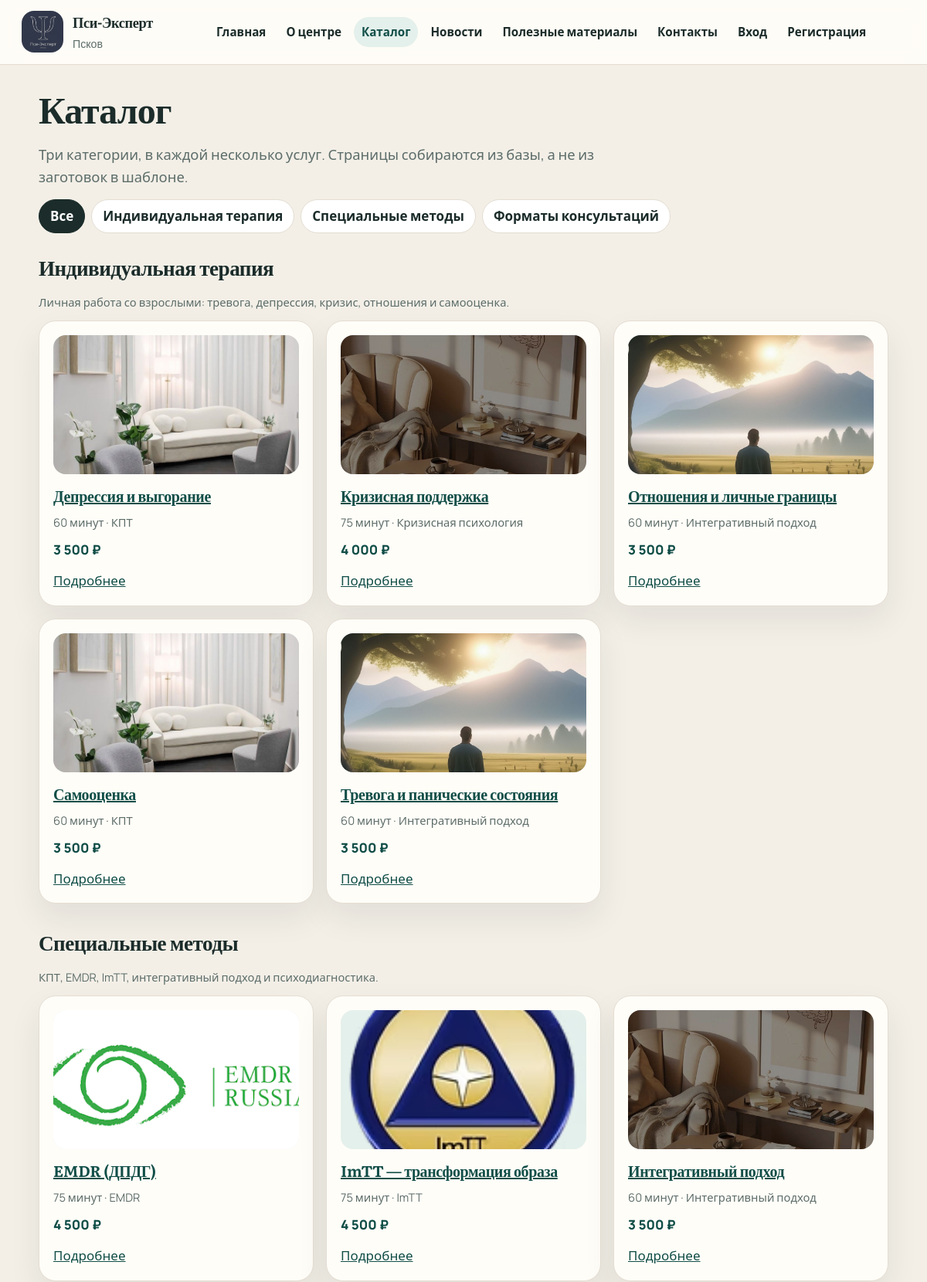
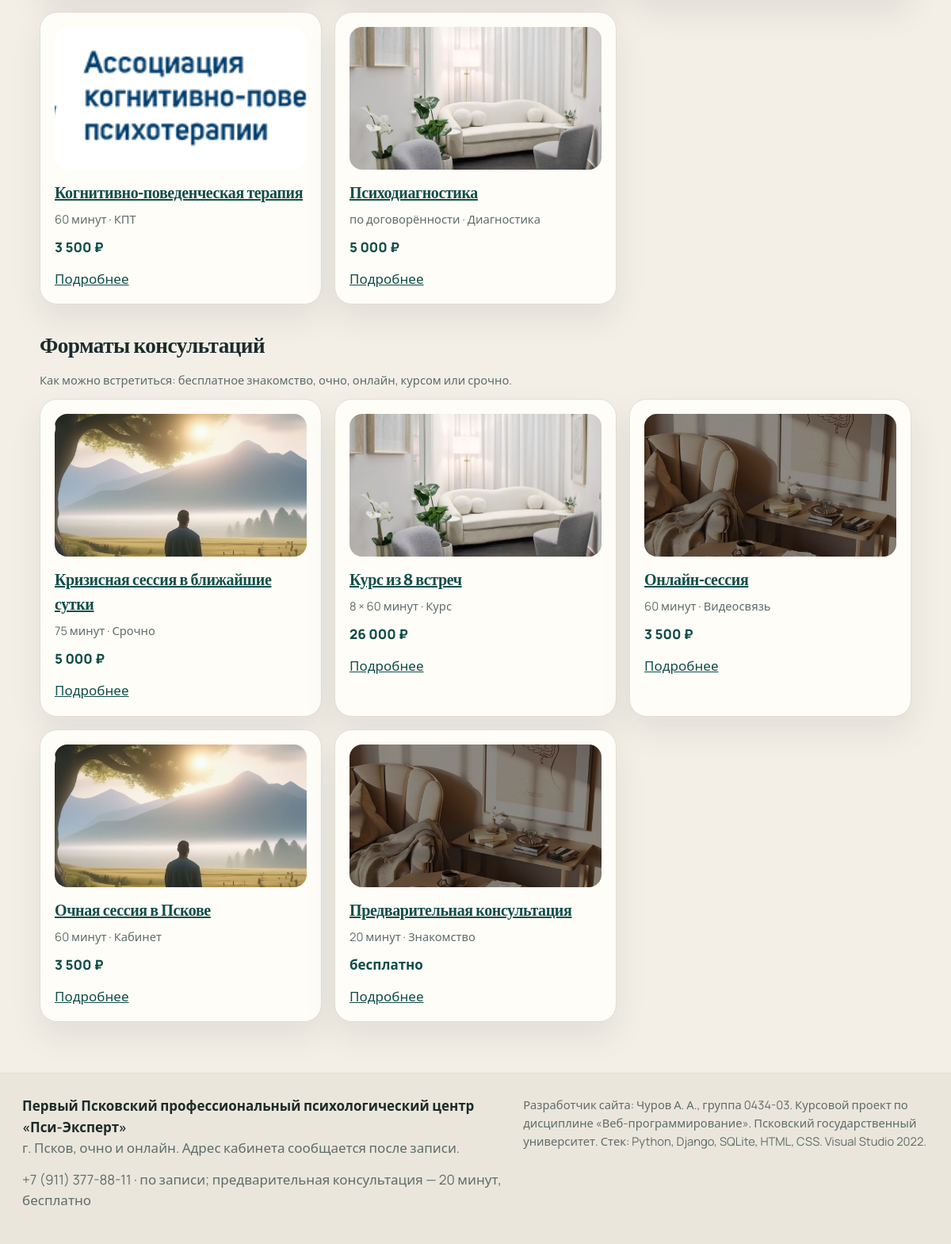
Page /catalog/ on the committed database (2 pictures, top to bottom).
### app/models.py (models this page shows, shortened)
class Category(models.Model):
    name = models.CharField('Название', max_length=120)
    name_key = models.CharField('Ключ названия', max_length=120, unique=True, editable=False)
    slug = models.SlugField('Адрес', max_length=140, unique=True)
    description = models.TextField('Описание', blank=True)
    position = models.PositiveIntegerField('Порядок', default=0)
    class Meta:
        ordering = ['position', 'name']
        verbose_name = 'Категория'
        verbose_name_plural = 'Категории'

class Service(models.Model):
    category = models.ForeignKey(
        Category,
        on_delete=models.PROTECT,
        related_name='services',
        verbose_name='Категория',
    )
    name = models.CharField('Название', max_length=200)
    price = models.DecimalField('Стоимость, ₽', max_digits=10, decimal_places=2)
    duration = models.CharField('Длительность', max_length=80, default='60 минут')
    method = models.CharField('Метод', max_length=160, blank=True)
    description = models.TextField('Описание')
    image = models.ImageField('Изображение', upload_to='services/', blank=True)
    available = models.BooleanField('Доступна для записи', default=True)
    created_at = models.DateTimeField('Добавлена', auto_now_add=True)
    class Meta:
        ordering = ['name']
        verbose_name = 'Услуга'
        verbose_name_plural = 'Услуги'
    @property
    def price_label(self):
        return format_price(self.price)

### app/views.py (the view)
# urls.py: path('catalog/', views.catalog, name='catalog'),
def catalog(request, slug=None):
    current = None
    categories = Category.objects.prefetch_related(
        Prefetch('services', queryset=Service.objects.order_by('name'))
    )
    if slug:
        current = get_object_or_404(Category, slug=slug)
        categories = categories.filter(pk=current.pk)
    return render(request, 'app/catalog.html', {
        'categories': categories,
        'current': current,
        'all_categories': Category.objects.all(),
    })

### app/context_processors.py (called while the page is built, shortened)
def site_context(request):
    role = None
    cart_count = 0
    user = request.user
    return {
        'company': COMPANY,
        'user_role': role,
        'cart_count': cart_count,
    }

### app/models.py (called while the page is built)
def format_price(value):
    if value is None:
        return '0'
    amount = Decimal(value)
    if amount == 0:
        return 'бесплатно'
    return f'{int(amount):,}'.replace(',', ' ') + ' ₽'

### app/templates/app/catalog.html (shortened to what this page needs)
{% extends "app/base.html" %}
{% block content %}
<h1>Каталог</h1>
<p class="lead">Три категории, в каждой несколько услуг. Страницы собираются из базы, а не из заготовок в шаблоне.</p>
<div class="chips">
    <a class="{% if not current %}is-active{% endif %}" href="{% url 'catalog' %}">Все</a>
    {% for category in all_categories %}
    <a class="{% if current.pk == category.pk %}is-active{% endif %}" href="{% url 'catalog_category' category.slug %}">{{ category.name }}</a>
    {% endfor %}
</div>
{% for category in categories %}
<section style="margin-bottom:28px;">
    <h2>{{ category.name }}</h2>
    <p class="meta">{{ category.description }}</p>
    <div class="grid cols-3">
        {% for service in category.services.all %}
        <article class="card">
            {% if service.image %}
            <img class="cover" src="{{ service.image.url }}" alt="">
            {% endif %}
            <h3><a href="{% url 'service_detail' service.pk %}">{{ service.name }}</a></h3>
            <p class="meta">{{ service.duration }}{% if service.method %} · {{ service.method }}{% endif %}</p>
            <p class="price">{{ service.price_label }}</p>
            {% if user_role == 'client' and service.available %}
            <form method="post" action="{% url 'cart_add' service.pk %}">
                {% csrf_token %}
                <button class="btn" type="submit">В корзину</button>
            </form>
            {% elif not service.available %}
            <p class="meta">Сейчас нет записи</p>
            {% else %}
            <a href="{% url 'service_detail' service.pk %}">Подробнее</a>
            {% endif %}
        </article>
        {% empty %}
        <p>В этой категории пока нет услуг.</p>
        {% endfor %}
    </div>
</section>
{% empty %}
<p>Каталог пуст.</p>
{% endfor %}
{% endblock %}

### app/templates/app/base.html (shortened to what this page needs)
{% load static %}
<!DOCTYPE html>
<html lang="ru">
<head>
    <link rel="stylesheet" href="{% static 'app/css/site.css' %}">
</head>
<body>
    <header class="site-header">
        <a class="brand" href="{% url 'home' %}">
            <img src="{% static 'app/content/logo_psy.png' %}" alt="">
            <span>
                <strong>{{ company.name }}</strong>
                <small>Псков</small>
            </span>
        </a>
        {% with url_name=request.resolver_match.url_name %}
        <nav class="nav" aria-label="Разделы сайта">
            <a class="{% if url_name == 'home' %}is-active{% endif %}" href="{% url 'home' %}">Главная</a>
            <a class="{% if url_name == 'about' %}is-active{% endif %}" href="{% url 'about' %}">О центре</a>
            <a class="{% if url_name == 'catalog' or url_name == 'catalog_category' or url_name == 'service_detail' %}is-active{% endif %}" href="{% url 'catalog' %}">Каталог</a>
            <a class="{% if url_name == 'news_list' or url_name == 'news_detail' %}is-active{% endif %}" href="{% url 'news_list' %}">Новости</a>
            <a class="{% if url_name == 'materials' %}is-active{% endif %}" href="{% url 'materials' %}">Полезные материалы</a>
            <a class="{% if url_name == 'contacts' %}is-active{% endif %}" href="{% url 'contacts' %}">Контакты</a>
            {% if user_role == 'client' %}
                <a class="{% if url_name == 'cart' or url_name == 'checkout' %}is-active{% endif %}" href="{% url 'cart' %}">Корзина{% if cart_count %} <b>{{ cart_count }}</b>{% endif %}</a>
                <a class="{% if url_name == 'my_orders' or url_name == 'order_edit' %}is-active{% endif %}" href="{% url 'my_orders' %}">Мои заказы</a>
            {% elif user_role == 'manager' %}
                <a class="{% if url_name == 'manager_orders' %}is-active{% endif %}" href="{% url 'manager_orders' %}">Заказы</a>
            {% elif user_role == 'admin' %}
                <a href="{% url 'panel' %}">Панель</a>
            {% else %}
                <a class="{% if url_name == 'login' %}is-active{% endif %}" href="{% url 'login' %}">Вход</a>
                <a class="{% if url_name == 'register' %}is-active{% endif %}" href="{% url 'register' %}">Регистрация</a>
            {% endif %}
        </nav>
        {% endwith %}
    </header>
    <main>
        {% block content %}{% endblock %}
    </main>
    <footer class="site-footer">
        <div>
            <strong>{{ company.legal }}</strong>
            <p>{{ company.address }}</p>
            <p>{{ company.phones.0 }} · {{ company.hours }}</p>
        </div>
        <div>
            <p class="note">{{ company.developer }}</p>
        </div>
    </footer>
</body>
</html>

### app/static/app/css/site.css (style rules this page uses)
:root { --ink: #1b2c2a; --muted: #5d6d6a; --paper: #f3efe7; --card: #fffdf8; --line: #e4ddd2; --teal: #1a6b62; --teal-dark: #114e48; --clay: #b65b45; --sage: #e4f0ec; --shadow: 0 18px 40px rgba(27, 44, 42, 0.08); }
* { box-sizing: border-box; }
html { scroll-behavior: smooth; }
body { margin: 0; color: var(--ink); background: radial-gradient(1200px 500px at 100% -10%, rgba(26, 107, 98, 0.08), transparent 55%), var(--paper); font-family: Manrope, "Segoe UI", sans-serif; font-size: 17px; line-height: 1.55; }
img { max-width: 100%; display: block; }
a { color: var(--teal-dark); }
h1, h2, h3, .brand strong { font-family: Literata, Georgia, serif; font-weight: 650; letter-spacing: -0.02em; }
h1 { font-size: clamp(2.1rem, 4vw, 3.4rem); line-height: 1.15; margin: 0 0 0.4em; }
h2 { font-size: 1.7rem; margin: 0 0 0.5em; }
p { margin: 0 0 0.8em; }
.site-header { display: flex; align-items: center; gap: 22px; padding: 14px 28px; background: rgba(255, 253, 248, 0.92); border-bottom: 1px solid var(--line); position: sticky; top: 0; z-index: 10; backdrop-filter: blur(10px); }
.brand { display: flex; align-items: center; gap: 12px; text-decoration: none; color: inherit; min-width: 220px; }
.brand img { width: 54px; height: 54px; object-fit: cover; border-radius: 16px; background: white; }
.brand strong { display: block; font-size: 1.15rem; }
.brand small { color: var(--muted); font-family: Manrope, sans-serif; font-weight: 500; }
.nav { display: flex; gap: 6px; flex: 1; flex-wrap: wrap; }
.nav a { text-decoration: none; color: var(--ink); padding: 8px 10px; border-radius: 999px; font-weight: 600; font-size: 0.95rem; }
.nav a.is-active, .nav a:hover { background: var(--sage); color: var(--teal-dark); }
main { width: min(1100px, calc(100% - 32px)); margin: 28px auto 64px; }
.lead { font-size: 1.15rem; color: var(--muted); max-width: 46rem; }
.grid { display: grid; gap: 16px; }
.grid.cols-3 { grid-template-columns: repeat(3, 1fr); }
.card { background: var(--card); border: 1px solid var(--line); border-radius: 22px; padding: 18px; box-shadow: var(--shadow); }
.card h3 { margin: 0 0 8px; font-size: 1.25rem; }
.card img.cover, .service-photo { width: 100%; height: 180px; object-fit: cover; border-radius: 16px; background: var(--sage); margin-bottom: 12px; }
.meta { color: var(--muted); font-size: 0.92rem; }
.price { font-weight: 800; color: var(--teal-dark); }
.chips { display: flex; gap: 8px; flex-wrap: wrap; margin: 8px 0 22px; }
.chips a { text-decoration: none; border: 1px solid var(--line); background: white; border-radius: 999px; padding: 8px 14px; color: var(--ink); font-weight: 650; }
.chips a.is-active { background: var(--ink); color: white; border-color: var(--ink); }
.site-footer { border-top: 1px solid var(--line); padding: 28px; display: grid; grid-template-columns: 1.2fr 1fr; gap: 18px; color: var(--muted); background: #ebe6dc; }
.site-footer strong { color: var(--ink); }
.note { font-size: 0.92rem; }

### rows in the picture
Category: name "Индивидуальная терапия", description "Личная работа со взрослыми: тревога, депрессия, кризис, отношения и самооценка."
Category: name "Специальные методы", description "КПТ, EMDR, ImTT, интегративный подход и психодиагностика."
Category: name "Форматы консультаций", description "Как можно встретиться: бесплатное знакомство, очно, онлайн, курсом или срочно."
Service: image (picture), name "Депрессия и выгорание", duration "60 минут", method "КПТ", price_label "3 500 ₽", available "Подробнее"
Service: image (picture), name "Кризисная поддержка", duration "75 минут", method "Кризисная психология", price_label "4 000 ₽", available "Подробнее"
Service: image (picture), name "Отношения и личные границы", duration "60 минут", method "Интегративный подход", price_label "3 500 ₽", available "Подробнее"
Service: image (picture), name "Самооценка", duration "60 минут", method "КПТ", price_label "3 500 ₽", available "Подробнее"
Service: image (picture), name "Тревога и панические состояния", duration "60 минут", method "Интегративный подход", price_label "3 500 ₽", available "Подробнее"
Service: image (picture), name "EMDR (ДПДГ)", duration "75 минут", method "EMDR", price_label "4 500 ₽", available "Подробнее"
Service: image (picture), name "ImTT — трансформация образа", duration "75 минут", method "ImTT", price_label "4 500 ₽", available "Подробнее"
Service: image (picture), name "Интегративный подход", duration "60 минут", method "Интегративный подход", price_label "3 500 ₽", available "Подробнее"
Service: image (picture), name "Когнитивно-поведенческая терапия", duration "60 минут", method "КПТ", price_label "3 500 ₽", available "Подробнее"
Service: image (picture), name "Психодиагностика", duration "по договорённости", method "Диагностика", price_label "5 000 ₽", available "Подробнее"
Service: image (picture), name "Кризисная сессия в ближайшие сутки", duration "75 минут", method "Срочно", price_label "5 000 ₽", available "Подробнее"
Service: image (picture), name "Курс из 8 встреч", duration "8 × 60 минут", method "Курс", price_label "26 000 ₽", available "Подробнее"
Service: image (picture), name "Онлайн-сессия", duration "60 минут", method "Видеосвязь", price_label "3 500 ₽", available "Подробнее"
Service: image (picture), name "Очная сессия в Пскове", duration "60 минут", method "Кабинет", price_label "3 500 ₽", available "Подробнее"
Service: image (picture), name "Предварительная консультация", duration "20 минут", method "Знакомство", price_label "бесплатно", available "Подробнее"

### other values in the picture
{{ company.name }} "Пси-Эксперт"
{{ company.legal }} "Первый Псковский профессиональный психологический центр «Пси-Эксперт»"
{{ company.address }} "г. Псков, очно и онлайн. Адрес кабинета сообщается после записи."
{{ company.phones.0 }} "+7 (911) 377-88-11"
{{ company.hours }} "по записи; предварительная консультация — 20 минут, бесплатно"
